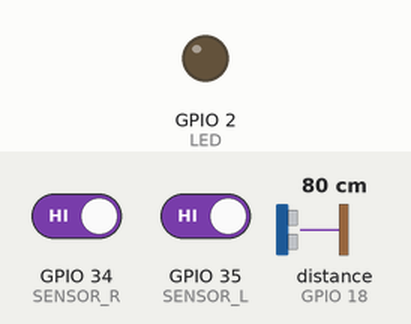
A sketch run on a simulated ESP32. On the bench: output pins drawn as LEDs (lit = HIGH). Wiring (inferred from the names in the program): ultrasonic range finder: trigger GPIO 5; echo GPIO 18. Inputs (shaded band) come from the test bench; at power-on: distance to the obstacle (sensor on GPIO 18) 80 cm, GPIO 34 (SENSOR_R) HIGH, GPIO 35 (SENSOR_L) HIGH. The echo pulse lasts 58.3 µs per cm; pins used as bus, display or sensor lines are not drawn.

Above: at 1.2 s.
1.3 s: distance to the obstacle (sensor on GPIO 18) set to 12 cm
2.8 s: distance to the obstacle (sensor on GPIO 18) set to 9 cm
At 3.6 s:
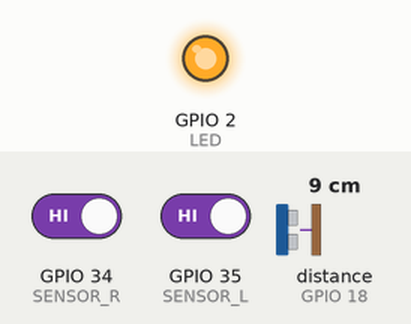
4.3 s: distance to the obstacle (sensor on GPIO 18) set to 18 cm
At 5.4 s:
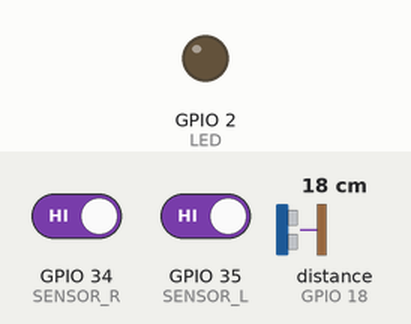
5.9 s: distance to the obstacle (sensor on GPIO 18) set to 2 cm
At 7.3 s:
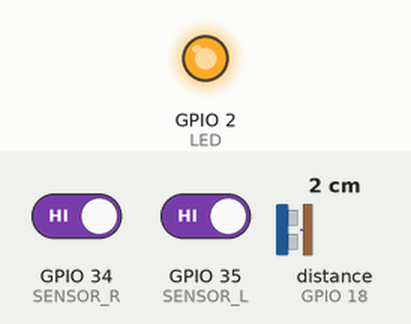
Timing chart, 0 to 8.4 s (numbered marks = the images above; inputs shaded):
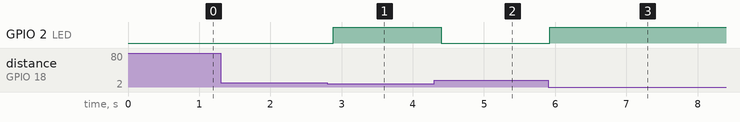

The sketch:

QuintoTesteCarrinhoMontado.ino
```cpp
//quinto teste
//carrinho montado

//definindo os pinos
#define TRIG_PIN 5
#define ECHO_PIN 18
#define SENSOR_L 35
#define SENSOR_R 34
#define IN1 25
#define IN2 26
#define IN3 27
#define IN4 33
#define LED 2

//definindo as variaveis
long duration;
float distance;

void setup(){
  //configurando os pinos
  pinMode(TRIG_PIN, OUTPUT);
  pinMode(ECHO_PIN, INPUT);
  pinMode(SENSOR_L, INPUT);
  pinMode(SENSOR_R, INPUT);
  pinMode(LED, OUTPUT);
  //pisca led de inicialização
  for(int i=0; i>3; i++){
    digitalWrite(LED, HIGH);
    delay(1000);
    digitalWrite(LED, LOW);
    delay(1000);
  }
}

void loop(){
  //SENSOR US
  //trig desativado por 2ms
  digitalWrite(TRIG_PIN, LOW);
  delayMicroseconds(2);
  //trig ativado por 10ms
  digitalWrite(TRIG_PIN, HIGH);
  delayMicroseconds(10);
  digitalWrite(TRIG_PIN, LOW);
  //calcula o tempo que o echo ficou em high
  duration = pulseIn(ECHO_PIN, HIGH, 30000);
  distance = duration * 0.034 / 2;
  //SENSOR IR
  //Lendo os sensores
  int valor_IR_L = digitalRead(SENSOR_L);
  int valor_IR_R = digitalRead(SENSOR_R);
  //ACENDER LED
  //quando o sensor detecta algo ele fica LOW
  if((distance < 10)||(valor_IR_L == LOW)||(valor_IR_R == LOW)){
    digitalWrite(LED, HIGH);
  }else{
    digitalWrite(LED, LOW);
  }
  delay(100);
}
```

Measured:
- the behaviour switches between 11 and 10 cm on distance to the obstacle (sensor on GPIO 18) (found by bisection; images 0 and 1)
- after the input at 1.3 s, every drawn part: stays the same
- after the input at 2.8 s, GPIO 2 (LED): LOW → HIGH after 0.09 s
- after the input at 4.3 s, GPIO 2 (LED): HIGH → LOW after 0.10 s
- after the input at 5.9 s, GPIO 2 (LED): LOW → HIGH at once
